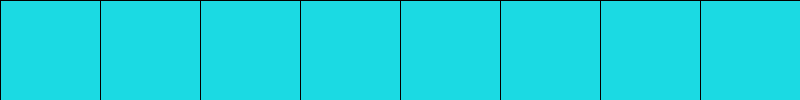
Frame 1 (no input)
Frame 60 (the mouse pressed at the canvas centre just before this capture): identical to frame 1, image omitted
Frame 120 (the mouse held since frame 60 and released just before this capture): identical to frame 1, image omitted

The Processing sketch that drew this single still picture (run headless with seeded random() and noise(); from frame 60 on, the mouse is pressed at the canvas centre):

// Processing sketch: week03_2
// ── week03_2.pde
// week03-2 好玩的程式設計Processing 結合 for() + if()
void setup() {
  size(800, 100);
}
void draw() {
  background(#1BDAE3); // 用 Tool-色彩選擇器 挑色彩
  for (int x = 0; x < 800; x += 100) { // x: 0 100 200 ...
    if (x < mouseX && mouseX < x + 100) fill(255, 255, 255);
    else fill(#1BDAE3); // 依照mouseX 的位置,決定色彩
    rect(x, 0, 100, 100);
  }
}
